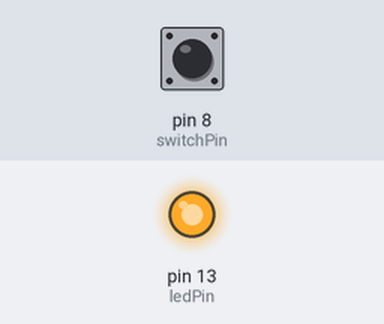
The sketch below on a simulated Arduino Uno, built with avr-gcc and run on an emulated ATmega328P. Shown: output pins drawn as LEDs (lit = HIGH). The test bench sets the inputs (shaded band); at power-on: pin 8 (switchPin) HIGH.

Above: at 1.2 s.
1.3 s: pin 8 (switchPin) pulled LOW for 0.15 s
At 2.6 s:
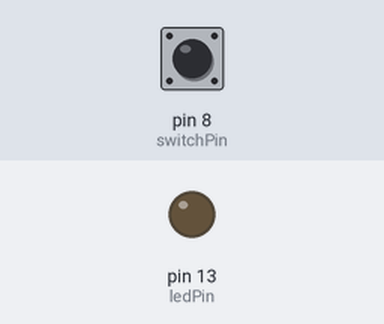
2.9 s: pin 8 (switchPin) pulled LOW for 1 s
At 5.1 s:
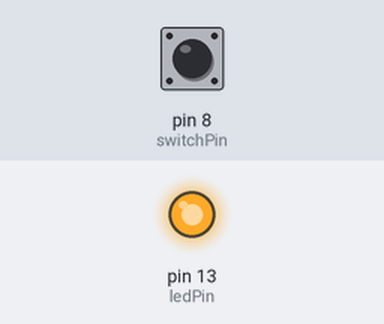
5.4 s: pin 8 (switchPin) pulled LOW for 3.2 s
At 10.0 s:
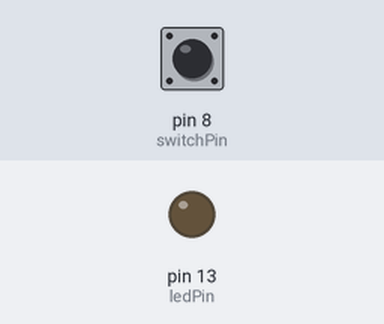
Timing chart, 0 to 11.5 s (numbered marks = the images above; inputs shaded):
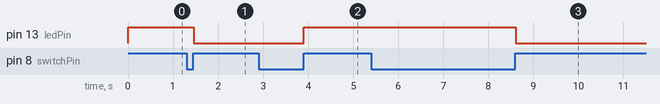

The sketch:

led_button_deounce.ino
```cpp
int switchPin = 8;
int ledPin =13;
boolean lastButton = LOW;
boolean ledOn = false;
boolean currentButton = LOW;

void setup() {
  // put your setup code here, to run once:
   pinMode(switchPin, INPUT);
   pinMode(ledPin, OUTPUT);
}

boolean debounce(boolean last)
{
      boolean current = digitalRead(switchPin);
      if (last != current)
      {
          delay(5);
          current = digitalRead(switchPin);
      }
      return current;
}

void loop() {
  currentButton = debounce(lastButton);
  // put your main code here, to run repeatedly:
  if (lastButton == LOW && currentButton == HIGH)
  {
        ledOn = !ledOn;
        }
        lastButton = currentButton;
        digitalWrite (ledPin, ledOn);
}
```

Measured:
- after the input at 1.3 s, pin 13 (ledPin): HIGH → LOW after 0.16 s
- after the input at 2.9 s, pin 13 (ledPin): LOW → HIGH after 1.0 s
- after the input at 5.4 s, pin 13 (ledPin): HIGH → LOW after 3.2 s
